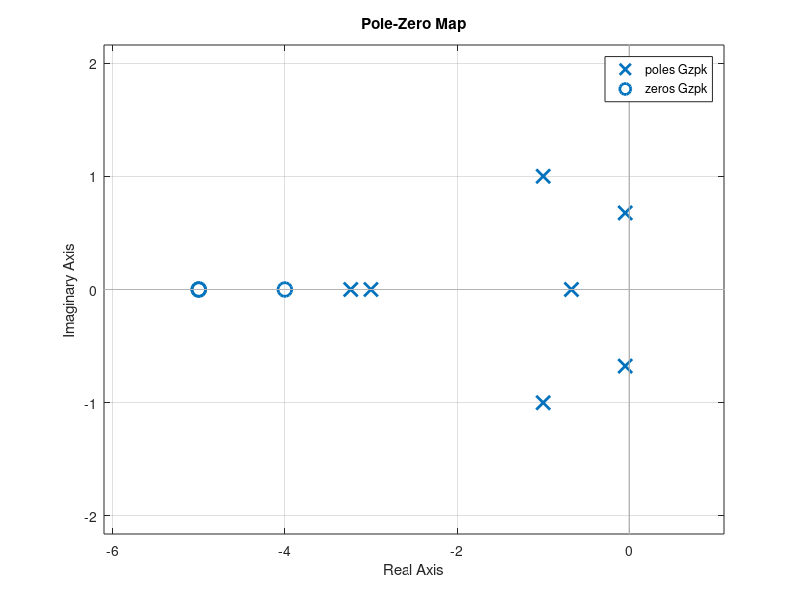

Here is the MATLAB script that generated this plot:
%%
num=[2 18 40]
den=[1 5 8 6]
Gtf=tf(num,den)
Gzpk=zpk(Gtf)
Gss=ss(Gtf)
pzmap(Gzpk)
grid on;
%%
A=[0 1 0 0;0 0 1 0;0 0 0 1;-1 -2 -3 -4]
B=[0;0;0;1]
C=[10 2 0 0]
D=[0]
Gss=ss(A,B,C,D)
Gtf=tf(Gss)
Gzpk=zpk(Gss)
pzmap(Gzpk)
grid on;
%%
num1=[2 6 5]
den1=[1 4 5 2]
Gtf1=tf(num1,den1)
num2=[1 4 1]
den2=[1 9 8 0]
Gtf2=tf(num2,den2)
z=[-3 -7]
p=[-1 -4 -6]
k=[5]
Gzpk=zpk(z,p,k)
G=Gtf1*Gtf2*Gzpk
%%
Gtf1=tf([1],[1 1])
Gtf2=tf([1],[0.5,1])
Gtf3=tf([3],[1 0])
Gtf4=Gtf2
G=feedback((Gtf1+Gtf2)*Gtf3,Gtf4,-1)
%%
G1=tf([10],[1 1])
G2=tf([2],[1 1 0])
G3=zpk([-3],[-2],[1])
G4=tf([5 0],[1 6 8])
G=feedback(G1*feedback(G2,G3,+1),G4,-1)
